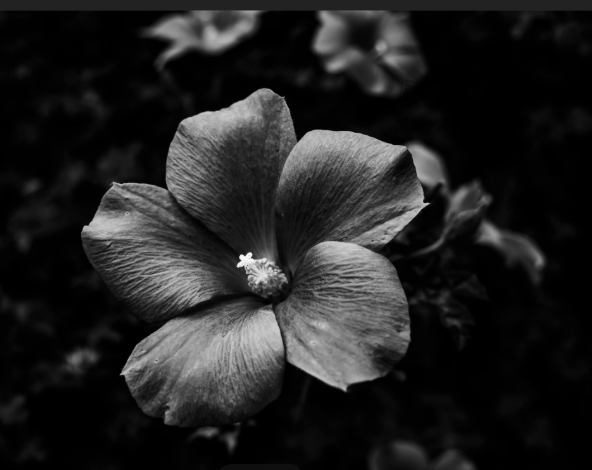
#> input picture CV PR/flower bw.png, 592 x 470 px
$ python pr4.py
#> lines starting #> are read from the running program, lines starting #| are printed output that depends on the picture
import cv2
import numpy as np
from matplotlib import pyplot as plt

img = cv2.imread("flower bw.png")
#> img is the input picture: shape (470, 592, 3); mean B, G, R 33.6, 33.6, 33.6
hist, bins = np.histogram(img.flatten(), 256, [0,256])
#> hist = 256 values, max 115511 at index 1, min 0 at index 249, mean 3260.6; bins = 257 values from 0 to 256
cdf = hist.cumsum()
#> cdf = 256 values from 114125 to 834720
cdf_normalized = cdf * hist.max()/cdf.max()
#> cdf_normalized = 256 values from 15793 to 115511

plt.plot(cdf_normalized, color = 'r')
plt.hist(img.flatten(), 256,[0,256], color='g')
plt.xlim([0,256])
plt.ylabel('Pixel Count')
plt.legend(('cdf', 'histogram'), loc='upper left')
plt.show()
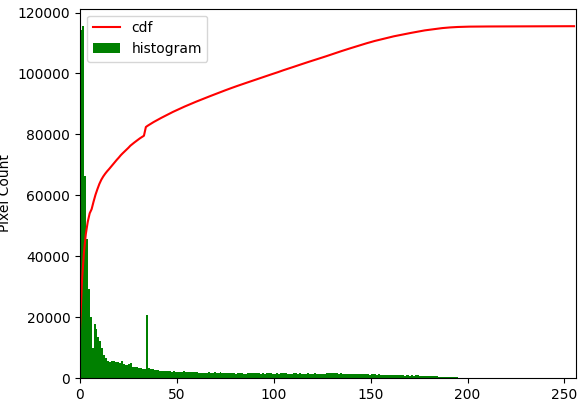
#> figure drawn by matplotlib, 1 panel; tallest bar 115511 high, from x = 1 to 2; curve peaks at x = 248, y = 115511

$ run again, with CV PR/boston.png copied over CV PR/flower bw.png
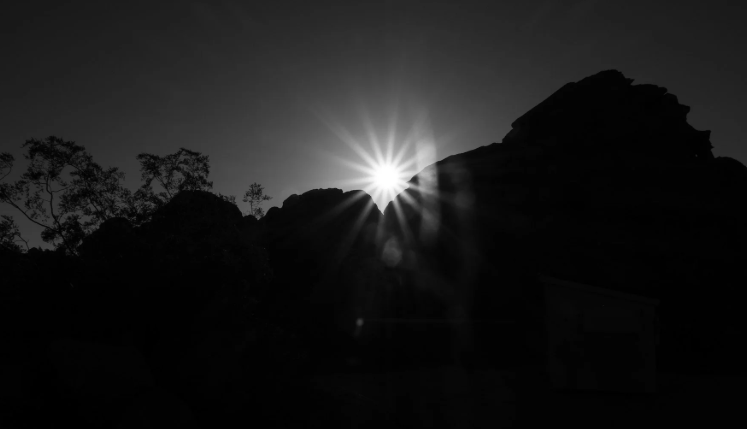
#> input picture CV PR/boston.png, 747 x 429 px
#> img is the input picture: shape (429, 747, 3); mean B, G, R 24.3, 24.3, 24.3
#> hist = 256 values, max 166695 at index 3, min 54 at index 250, mean 3755.4; bins = 257 values from 0 to 256
#> cdf = 256 values from 13869 to 961389
#> cdf_normalized = 256 values from 2404.7 to 166695
#> `plt.show()`:
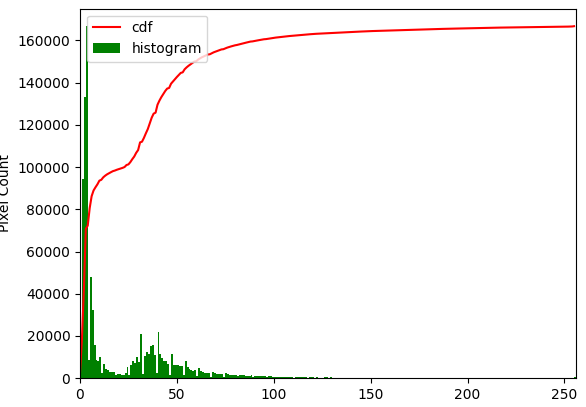
#> figure drawn by matplotlib, 1 panel; tallest bar 166695 high, from x = 3 to 4; curve peaks at x = 255, y = 166695
